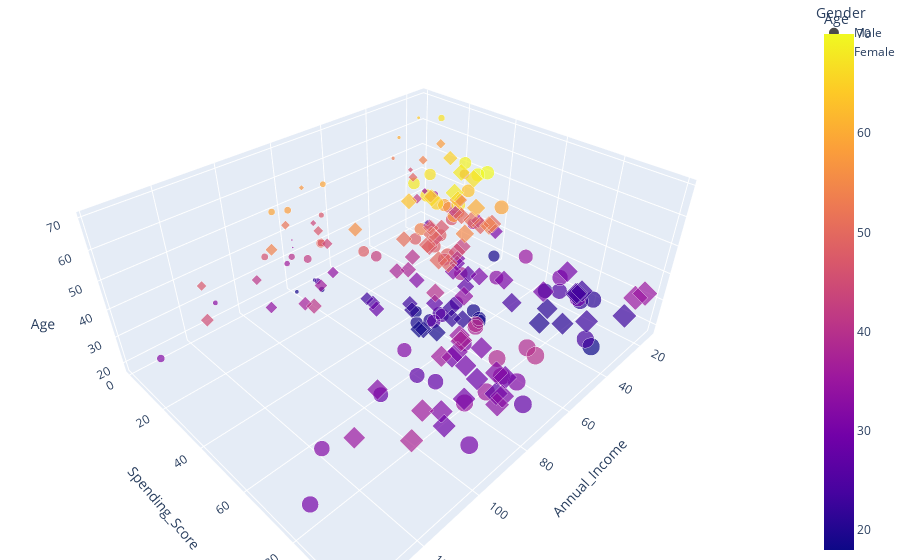

The notebook cell this image was saved under:
### Code cell
fig = px.scatter_3d(df, x='Annual_Income', y='Spending_Score',z='Age',
              color='Age', size='Spending_Score', size_max=18,
              symbol='Gender', opacity=0.7)

# tight layout
fig.update_layout(margin=dict(l=0, r=0, b=0, t=0))

### Figure 1 — Plotly figure (JSON) as saved in the notebook; plotly's stock layout.template omitted (floating-point values rounded to 4 significant figures)
{"data": [{"hovertemplate": "Gender=Male<br>Annual_Income=%{x}<br>Spending_Score=%{marker.size}<br>Age=%{marker.color}<extra></extra>", "legendgroup": "Male", "marker": {"color": [19, 21, 64, 67, 37, 22, 20, 52, 35, 25, 31, 29, 35, 60, 53, 18, 24, 48, 33, 59, 47, 69, 53, 70, 19, 63, 18, 19, 70, 59, 26, 40, 57, 38, 67, 48, 18, 48, 24, 48, 20, 67, 26, 49, 54, 68, 66, 65, 19, 27, 39, 43, 40, 59, 38, 47, 39, 20, 32, 19, 32, 25, 28, 48, 34, 43, 39, 37, 34, 19, 50, 42, 32, 40, 28, 36, 36, 58, 27, 59, 35, 46, 30, 28, 33, 32, 32, 30], "coloraxis": "coloraxis", "opacity": 0.7, "size": [39, 81, 3, 14, 13, 79, 66, 29, 35, 73, 73, 82, 61, 4, 4, 92, 92, 36, 60, 60, 41, 46, 46, 56, 55, 51, 59, 59, 55, 47, 54, 48, 51, 55, 41, 46, 41, 49, 52, 42, 49, 59, 55, 56, 46, 43, 48, 52, 46, 56, 91, 35, 95, 11, 75, 9, 75, 5, 73, 10, 93, 12, 97, 36, 90, 17, 88, 1, 1, 5, 26, 20, 63, 13, 75, 10, 92, 15, 69, 14, 90, 15, 97, 68, 8, 74, 18, 83], "sizemode": "area", "sizeref": 0.3056, "symbol": "circle"}, "mode": "markers", "name": "Male", "scene": "scene", "showlegend": true, "type": "scatter3d", "x": [15, 15, 19, 19, 20, 20, 21, 23, 24, 24, 25, 28, 28, 30, 33, 33, 38, 39, 42, 43, 43, 44, 46, 46, 46, 48, 48, 48, 49, 54, 54, 54, 54, 54, 54, 54, 59, 60, 60, 61, 61, 62, 62, 62, 63, 63, 63, 63, 64, 67, 69, 71, 71, 71, 71, 71, 71, 73, 73, 74, 75, 77, 77, 77, 78, 78, 78, 78, 78, 81, 85, 86, 87, 87, 87, 87, 87, 88, 88, 93, 93, 98, 99, 101, 113, 126, 137, 137], "y": [39, 81, 3, 14, 13, 79, 66, 29, 35, 73, 73, 82, 61, 4, 4, 92, 92, 36, 60, 60, 41, 46, 46, 56, 55, 51, 59, 59, 55, 47, 54, 48, 51, 55, 41, 46, 41, 49, 52, 42, 49, 59, 55, 56, 46, 43, 48, 52, 46, 56, 91, 35, 95, 11, 75, 9, 75, 5, 73, 10, 93, 12, 97, 36, 90, 17, 88, 1, 1, 5, 26, 20, 63, 13, 75, 10, 92, 15, 69, 14, 90, 15, 97, 68, 8, 74, 18, 83], "z": [19, 21, 64, 67, 37, 22, 20, 52, 35, 25, 31, 29, 35, 60, 53, 18, 24, 48, 33, 59, 47, 69, 53, 70, 19, 63, 18, 19, 70, 59, 26, 40, 57, 38, 67, 48, 18, 48, 24, 48, 20, 67, 26, 49, 54, 68, 66, 65, 19, 27, 39, 43, 40, 59, 38, 47, 39, 20, 32, 19, 32, 25, 28, 48, 34, 43, 39, 37, 34, 19, 50, 42, 32, 40, 28, 36, 36, 58, 27, 59, 35, 46, 30, 28, 33, 32, 32, 30]}, {"hovertemplate": "Gender=Female<br>Annual_Income=%{x}<br>Spending_Score=%{marker.size}<br>Age=%{marker.color}<extra></extra>", "legendgroup": "Female", "marker": {"color": [20, 23, 31, 22, 35, 23, 30, 35, 58, 24, 35, 35, 46, 54, 45, 40, 23, 21, 49, 21, 42, 30, 36, 20, 65, 31, 49, 24, 50, 27, 29, 31, 49, 31, 50, 51, 27, 67, 54, 43, 68, 32, 47, 60, 60, 45, 23, 49, 46, 21, 55, 22, 34, 50, 68, 40, 32, 47, 27, 23, 49, 21, 66, 19, 38, 18, 19, 63, 49, 51, 50, 38, 40, 23, 31, 25, 31, 29, 44, 35, 57, 28, 32, 32, 34, 44, 38, 47, 27, 30, 30, 56, 29, 31, 36, 33, 36, 52, 30, 37, 32, 29, 41, 54, 41, 36, 34, 32, 38, 47, 35, 45], "coloraxis": "coloraxis", "opacity": 0.7, "size": [6, 77, 40, 76, 6, 94, 72, 99, 15, 77, 35, 98, 5, 14, 32, 31, 87, 73, 14, 81, 17, 73, 26, 75, 35, 61, 28, 65, 55, 47, 42, 42, 52, 54, 45, 50, 51, 52, 59, 50, 48, 47, 42, 49, 56, 53, 52, 42, 44, 57, 58, 55, 60, 46, 55, 40, 42, 47, 50, 41, 48, 42, 50, 54, 42, 48, 50, 43, 59, 43, 57, 40, 58, 29, 77, 34, 71, 88, 7, 72, 5, 40, 87, 74, 22, 20, 76, 16, 89, 78, 73, 35, 83, 93, 75, 95, 27, 13, 86, 32, 86, 88, 39, 24, 17, 85, 23, 69, 91, 16, 79, 28], "sizemode": "area", "sizeref": 0.3056, "symbol": "diamond"}, "mode": "markers", "name": "Female", "scene": "scene", "showlegend": true, "type": "scatter3d", "x": [16, 16, 17, 17, 18, 18, 19, 19, 20, 20, 21, 23, 25, 28, 28, 29, 29, 30, 33, 33, 34, 34, 37, 37, 38, 39, 39, 39, 40, 40, 40, 40, 42, 43, 43, 44, 46, 47, 47, 48, 48, 48, 49, 50, 50, 54, 54, 54, 54, 54, 57, 57, 58, 58, 59, 60, 60, 60, 60, 62, 62, 62, 63, 63, 64, 65, 65, 65, 65, 67, 67, 67, 69, 70, 70, 72, 72, 73, 73, 74, 75, 76, 76, 77, 78, 78, 78, 78, 78, 78, 78, 79, 79, 81, 85, 86, 87, 88, 88, 97, 97, 98, 99, 101, 103, 103, 103, 103, 113, 120, 120, 126], "y": [6, 77, 40, 76, 6, 94, 72, 99, 15, 77, 35, 98, 5, 14, 32, 31, 87, 73, 14, 81, 17, 73, 26, 75, 35, 61, 28, 65, 55, 47, 42, 42, 52, 54, 45, 50, 51, 52, 59, 50, 48, 47, 42, 49, 56, 53, 52, 42, 44, 57, 58, 55, 60, 46, 55, 40, 42, 47, 50, 41, 48, 42, 50, 54, 42, 48, 50, 43, 59, 43, 57, 40, 58, 29, 77, 34, 71, 88, 7, 72, 5, 40, 87, 74, 22, 20, 76, 16, 89, 78, 73, 35, 83, 93, 75, 95, 27, 13, 86, 32, 86, 88, 39, 24, 17, 85, 23, 69, 91, 16, 79, 28], "z": [20, 23, 31, 22, 35, 23, 30, 35, 58, 24, 35, 35, 46, 54, 45, 40, 23, 21, 49, 21, 42, 30, 36, 20, 65, 31, 49, 24, 50, 27, 29, 31, 49, 31, 50, 51, 27, 67, 54, 43, 68, 32, 47, 60, 60, 45, 23, 49, 46, 21, 55, 22, 34, 50, 68, 40, 32, 47, 27, 23, 49, 21, 66, 19, 38, 18, 19, 63, 49, 51, 50, 38, 40, 23, 31, 25, 31, 29, 44, 35, 57, 28, 32, 32, 34, 44, 38, 47, 27, 30, 30, 56, 29, 31, 36, 33, 36, 52, 30, 37, 32, 29, 41, 54, 41, 36, 34, 32, 38, 47, 35, 45]}], "layout": {"coloraxis": {"colorbar": {"title": {"text": "Age"}}, "colorscale": [[0, "#0d0887"], [0.1111, "#46039f"], [0.2222, "#7201a8"], [0.3333, "#9c179e"], [0.4444, "#bd3786"], [0.5556, "#d8576b"], [0.6667, "#ed7953"], [0.7778, "#fb9f3a"], [0.8889, "#fdca26"], [1, "#f0f921"]]}, "legend": {"itemsizing": "constant", "title": {"text": "Gender"}, "tracegroupgap": 0}, "margin": {"b": 0, "l": 0, "r": 0, "t": 0}, "scene": {"domain": {"x": [0, 1], "y": [0, 1]}, "xaxis": {"title": {"text": "Annual_Income"}}, "yaxis": {"title": {"text": "Spending_Score"}}, "zaxis": {"title": {"text": "Age"}}}}}
